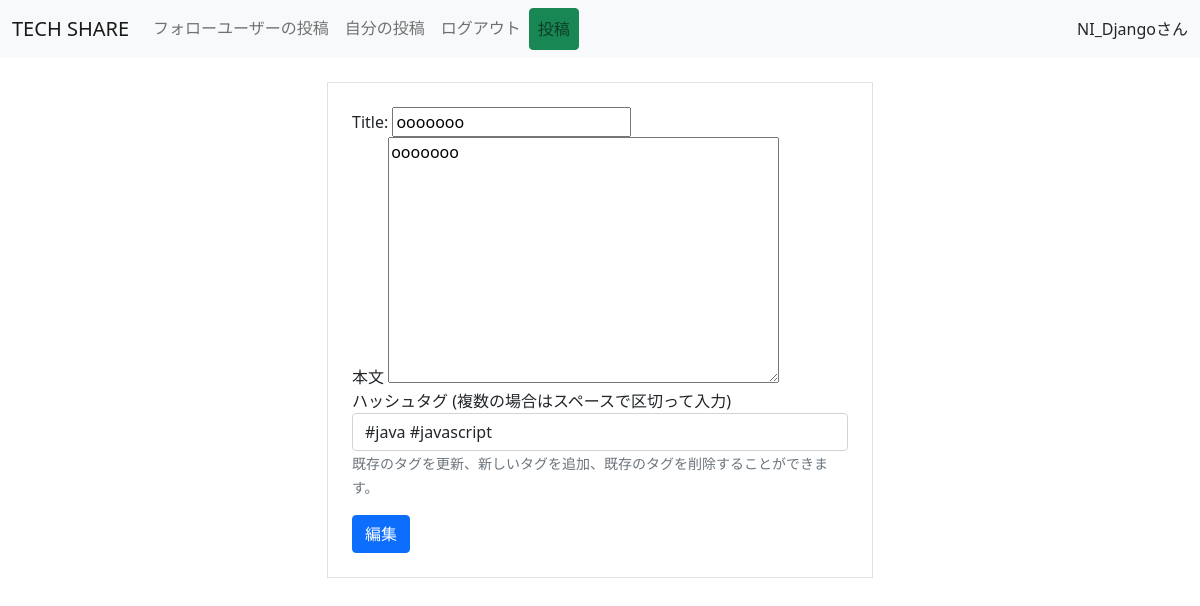
The page /detail/16/update/ (signed in) on the database its author committed.
### snsapp/models.py (models this page shows, shortened)
class Post(models.Model):
   title = models.CharField(max_length=100)
   content = MarkdownxField('本文', help_text='Markdown形式で書いてください。')
   user = models.ForeignKey(User, on_delete=models.CASCADE)
   like = models.ManyToManyField(User, related_name='related_post', blank=True)
   created_at = models.DateTimeField(auto_now_add=True)
   tag = models.ManyToManyField(Tag)
   class Meta:
       ordering = ["-created_at"]

class Tag(models.Model):
    name = models.CharField(max_length=50)

### snsapp/views.py (the view, shortened to what this page needs)
# urls.py: path('detail/<int:pk>/update/', UpdatePost.as_view(), name='update'),
class UpdatePost(LoginRequiredMixin, UserPassesTestMixin, UpdateView):
    model = Post
    template_name = 'update.html'
    fields = ['title', 'content']
    def get_context_data(self, **kwargs):
        context = super().get_context_data(**kwargs)
        context['selected_tags'] = self.object.tag.all()
        return context
    def test_func(self):
        return self.get_object().user == self.request.user

### templates/update.html (shortened to what this page needs)
{% extends 'base.html' %}
{% block content %}
<div class="container mt-4">
    <div class="row justify-content-center">
        <div class="col-md-6">
            <form method="post" class="border p-4">
                <div class="form-group">
                    {{ form.title.label_tag }}
                    {{ form.title }}
                </div>
                <div class="form-group">
                    <label for="id_content">本文</label>
                    {{ form.content }}
                </div>
                <div class="form-group">
                    <label for="id_tags">ハッシュタグ (複数の場合はスペースで区切って入力)</label>
                    <input type="text" name="tags" id="id_tags" class="form-control" value="{% for tag in selected_tags %}#{{ tag.name }} {% endfor %}">
                    <small class="form-text text-muted">既存のタグを更新、新しいタグを追加、既存のタグを削除することができます。</small>
                </div>
                <button type="submit" class="btn btn-primary mt-3">編集</button>
            </form>
        </div>
    </div>
</div>
<link rel="stylesheet" href="https://cdnjs.cloudflare.com/ajax/libs/highlight.js/9.12.0/styles/dracula.min.css">
{% endblock content %}

### templates/base.html (shortened to what this page needs)
{% load static %}
<!doctype html>
<html lang="ja">
  <head>
    <link href="https://cdn.jsdelivr.net/npm/bootstrap@5.0.0-beta3/dist/css/bootstrap.min.css" rel="stylesheet">
    <link rel="stylesheet" href="https://use.fontawesome.com/releases/v5.15.1/css/all.css">
  </head>
  <body>
    <nav class="navbar navbar-expand-lg navbar-light bg-light mb-3">
        <div class="container-fluid">
          <a class="navbar-brand" href="{% url 'home' %}">TECH SHARE</a>
          <div class="collapse navbar-collapse" id="navbarNavAltMarkup">
            <div class="navbar-nav">
              <a class="nav-link" href="{% url 'follow-list' %}">フォローユーザーの投稿</a>
              <a class="nav-link" href="{% url 'mypost' %}">自分の投稿</a>
              <a class="nav-link" href="/accounts/logout/">ログアウト</a>
              <a class="nav-link btn btn-success" href="{% url 'create' %}" role="button">投稿</a>
            </div>
          </div>
          <div>
            {{request.user.username}}さん
          </div>
        </div>
      </nav>
      {% block content %}
      {% endblock content %}
  </body>
</html>

### rows shown on the page
Post: title "ooooooo", content "ooooooo"
Tag: tags "#java #javascript"

### other values the page prints
{{ request.user.username }} "NI_Django"
